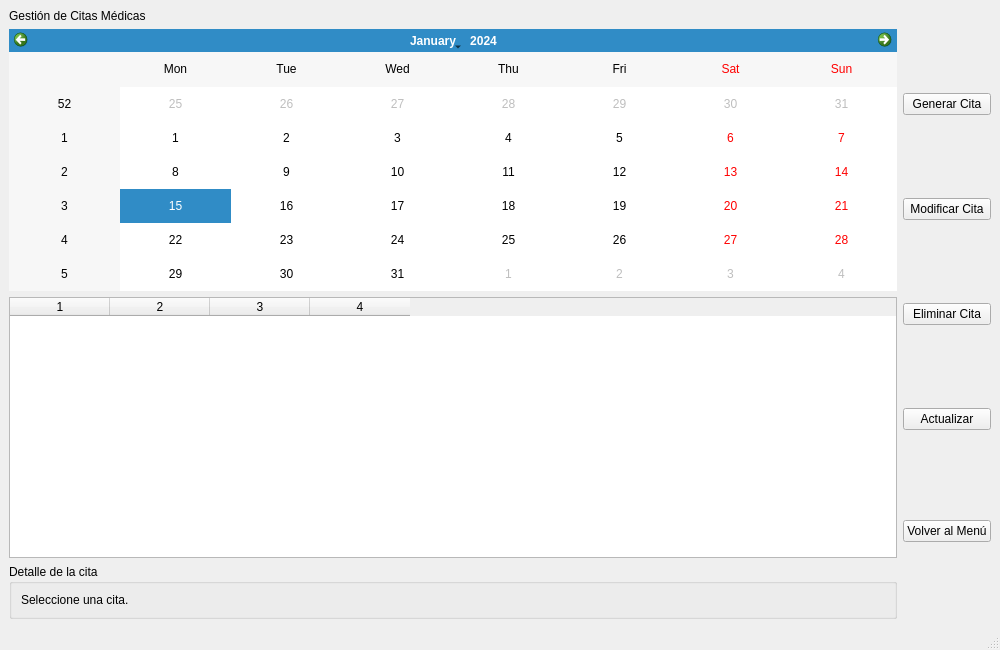
<?xml version="1.0" encoding="UTF-8"?>
<ui version="4.0"><class>CitasWindow</class>
<widget class="QMainWindow" name="CitasWindow">
<property name="geometry"><rect><x>0</x><y>0</y><width>1000</width><height>650</height></rect></property>
<property name="windowTitle"><string>SIHMED - Gestión de Citas</string></property>
<widget class="QWidget" name="centralwidget">
<layout class="QHBoxLayout">
<item><layout class="QVBoxLayout">
<item><widget class="QLabel" name="lbl"><property name="text"><string>Gestión de Citas Médicas</string></property></widget></item>
<item><widget class="QCalendarWidget" name="calendar"/></item>
<item><widget class="QTableWidget" name="tableCitas"><column/><column/><column/><column/></widget></item>
<item><widget class="QGroupBox" name="grp"><property name="title"><string>Detalle de la cita</string></property><layout class="QVBoxLayout"><item><widget class="QLabel" name="lblDet"><property name="text"><string>Seleccione una cita.</string></property></widget></item></layout></widget></item>
</layout></item>
<item><layout class="QVBoxLayout">
<item><spacer name="s1"><property name="orientation"><enum>Qt::Vertical</enum></property></spacer></item>
<item><widget class="QPushButton" name="btnGen"><property name="text"><string>Generar Cita</string></property></widget></item>
<item><widget class="QPushButton" name="btnMod"><property name="text"><string>Modificar Cita</string></property></widget></item>
<item><widget class="QPushButton" name="btnEli"><property name="text"><string>Eliminar Cita</string></property></widget></item>
<item><widget class="QPushButton" name="btnAct"><property name="text"><string>Actualizar</string></property></widget></item>
<item><spacer name="s2"><property name="orientation"><enum>Qt::Vertical</enum></property></spacer></item>
<item><widget class="QPushButton" name="btnVolver"><property name="text"><string>Volver al Menú</string></property></widget></item>
</layout></item>
</layout></widget>
<widget class="QMenuBar" name="menubar"/><widget class="QStatusBar" name="statusbar"/>
</widget><resources/><connections/></ui>
